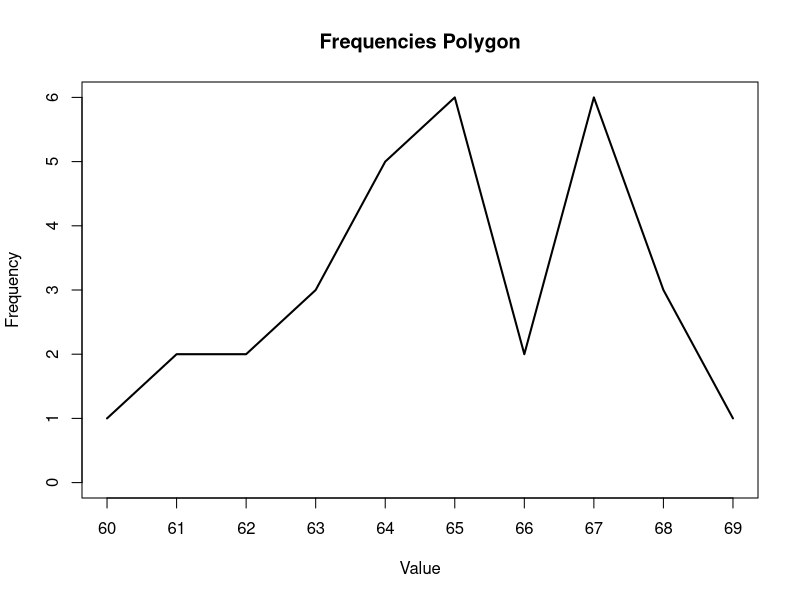
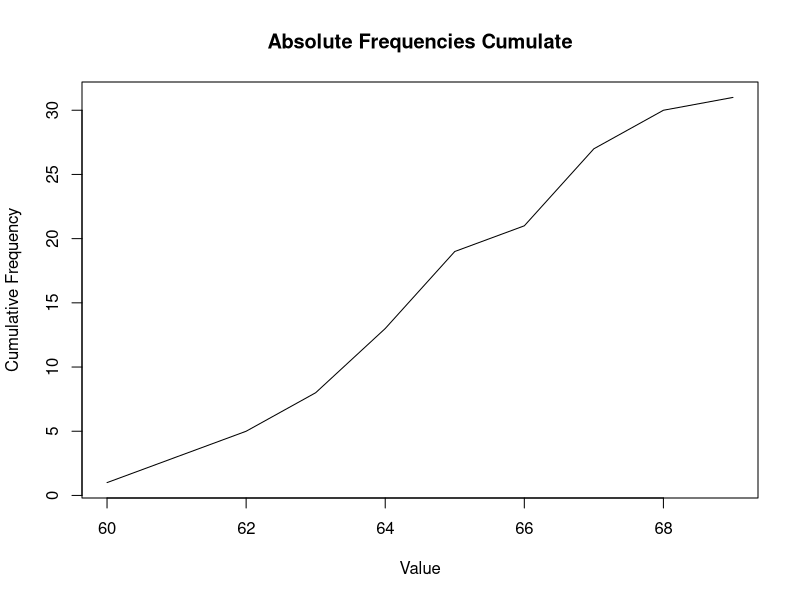
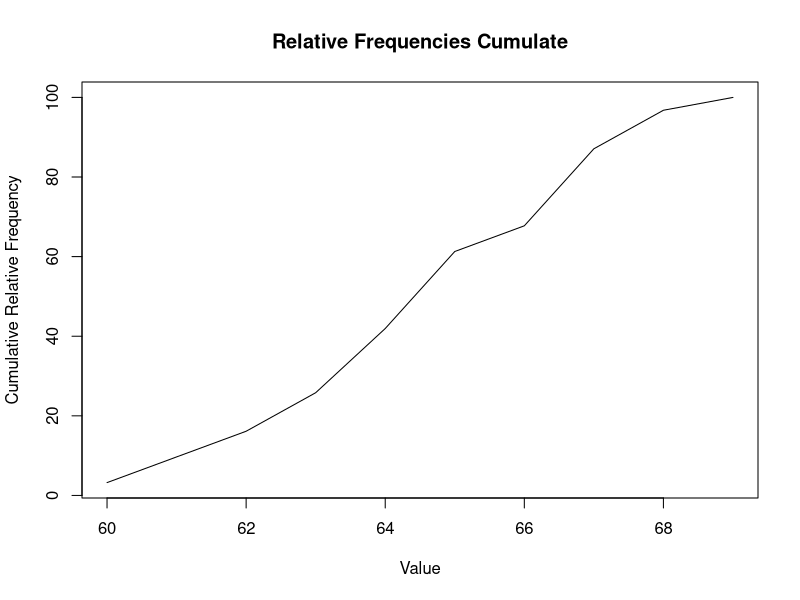

Reproduce these figures in R, in order.
dat <- read.table(file="f.txt", sep=",")
y <- t(dat)

a <- table(y)

f <- as.data.frame(a)

f[,3] <- 100*a/(sum(a)) 
f[,4] <- cumsum(a) 

f[,5]<- cumsum(f[,3])

colnames(f) <- c("Value","Frequency","Relative Freq.","Cumulative Freq.", "Cum. Relative Freq.")
f

plot(a,type="l",main="Frequencies Polygon",xlab="Value", ylab="Frequency") 

d <- as.numeric(y)
v <- sort(d)
x <- unique(v) 
y <- as.numeric(f[,4])
plot(x,as.numeric(f[,4]),type="l",xlab="Value",ylab="Cumulative Frequency", main= "Absolute Frequencies Cumulate") 
plot(x,as.numeric(f[,5]),type="l",xlab="Value",ylab="Cumulative Relative Frequency", main= "Relative Frequencies Cumulate") 